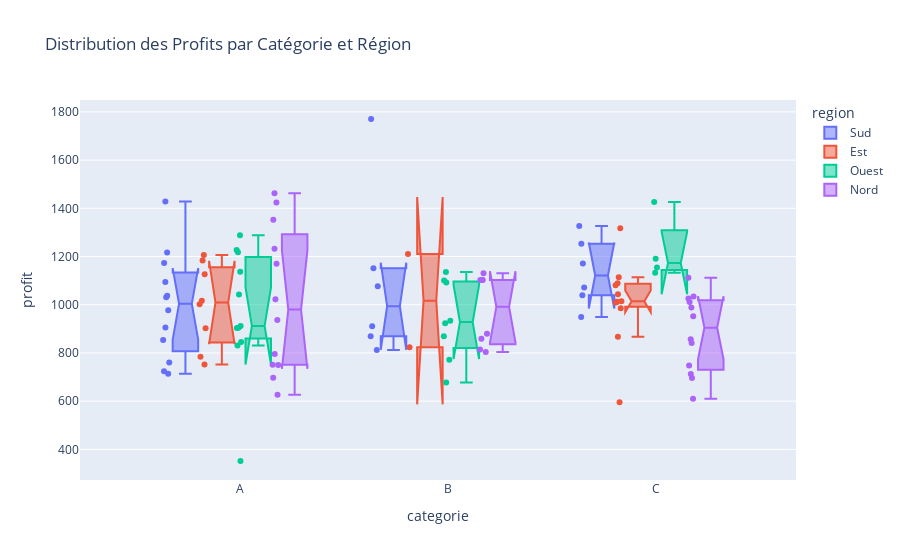

Notebook code for this chart:
### Code cell
# ============================================================================
# GRAPHIQUE 5 : BOX PLOT (Boîte à moustaches)
# ============================================================================

print("\n BOX PLOT - Statistiques descriptives")

fig_box = px.box(
    df_demo,
    x='categorie',
    y='profit',
    color='region',
    title=' Distribution des Profits par Catégorie et Région',
    points='all',  # Afficher tous les points
    notched=True  # Afficher l'encoche (intervalle de confiance)
)

fig_box.show()

### Figure 1 — Plotly figure (JSON) as saved in the notebook; plotly's stock layout.template omitted (floating-point values rounded to 4 significant figures)
{"data": [{"alignmentgroup": "True", "boxpoints": "all", "hovertemplate": "region=Sud<br>categorie=%{x}<br>profit=%{y}<extra></extra>", "legendgroup": "Sud", "marker": {"color": "#636efa"}, "name": "Sud", "notched": true, "offsetgroup": "Sud", "orientation": "v", "showlegend": true, "type": "box", "x": ["A", "B", "C", "B", "A", "C", "A", "A", "B", "B", "B", "A", "A", "B", "A", "A", "A", "A", "A", "C", "C", "C", "A", "C"], "x0": " ", "xaxis": "x", "y": [1095.0, 910.7, 1171.0, 1077.0, 1031.0, 1072.0, 1217.0, 724.5, 812.4, 1771.0, 1152.0, 905.6, 853.9, 869.7, 1429.0, 1037.0, 977.1, 1173.0, 759.9, 1253.0, 949.5, 1326.0, 714.0, 1040.0], "y0": " ", "yaxis": "y"}, {"alignmentgroup": "True", "boxpoints": "all", "hovertemplate": "region=Est<br>categorie=%{x}<br>profit=%{y}<extra></extra>", "legendgroup": "Est", "marker": {"color": "#EF553B"}, "name": "Est", "notched": true, "offsetgroup": "Est", "orientation": "v", "showlegend": true, "type": "box", "x": ["C", "B", "B", "C", "A", "A", "C", "A", "C", "C", "A", "C", "C", "C", "A", "A", "C", "A", "C", "C", "A"], "x0": " ", "xaxis": "x", "y": [985.4, 823.2, 1211.0, 1114.0, 902.9, 1016.0, 1013.0, 784.5, 1043.0, 1009.0, 1127.0, 595.0, 867.6, 1081.0, 1184.0, 1206.0, 1089.0, 1002.0, 1014.0, 1317.0, 752.4], "y0": " ", "yaxis": "y"}, {"alignmentgroup": "True", "boxpoints": "all", "hovertemplate": "region=Ouest<br>categorie=%{x}<br>profit=%{y}<extra></extra>", "legendgroup": "Ouest", "marker": {"color": "#00cc96"}, "name": "Ouest", "notched": true, "offsetgroup": "Ouest", "orientation": "v", "showlegend": true, "type": "box", "x": ["A", "A", "B", "A", "C", "A", "A", "B", "A", "B", "B", "B", "A", "B", "A", "C", "A", "A", "A", "B", "B", "C", "C"], "x0": " ", "xaxis": "x", "y": [830.6, 1043.0, 771.4, 1227.0, 1191.0, 845.4, 1137.0, 677.5, 1218.0, 1136.0, 1101.0, 933.1, 905.0, 869.3, 903.2, 1155.0, 351.7, 912.0, 1288.0, 1092.0, 922.9, 1132.0, 1427.0], "y0": " ", "yaxis": "y"}, {"alignmentgroup": "True", "boxpoints": "all", "hovertemplate": "region=Nord<br>categorie=%{x}<br>profit=%{y}<extra></extra>", "legendgroup": "Nord", "marker": {"color": "#ab63fa"}, "name": "Nord", "notched": true, "offsetgroup": "Nord", "orientation": "v", "showlegend": true, "type": "box", "x": ["A", "A", "C", "C", "C", "B", "B", "B", "B", "A", "C", "A", "A", "C", "A", "C", "A", "C", "A", "C", "B", "B", "C", "A", "A", "C", "C", "A", "B", "B", "A", "C"], "x0": " ", "xaxis": "x", "y": [697.0, 750.9, 1035.0, 1012.0, 1112.0, 1103.0, 1103.0, 1103.0, 1130.0, 936.9, 952.6, 1463.0, 626.5, 856.9, 1170.0, 841.5, 1353.0, 747.8, 1424.0, 696.1, 858.5, 814.6, 988.1, 795.1, 750.4, 1026.0, 712.8, 1233.0, 803.7, 880.0, 1023.0, 609.6], "y0": " ", "yaxis": "y"}], "layout": {"boxmode": "group", "legend": {"title": {"text": "region"}, "tracegroupgap": 0}, "title": {"text": " Distribution des Profits par Catégorie et Région"}, "xaxis": {"anchor": "y", "domain": [0, 1], "title": {"text": "categorie"}}, "yaxis": {"anchor": "x", "domain": [0, 1], "title": {"text": "profit"}}}}
